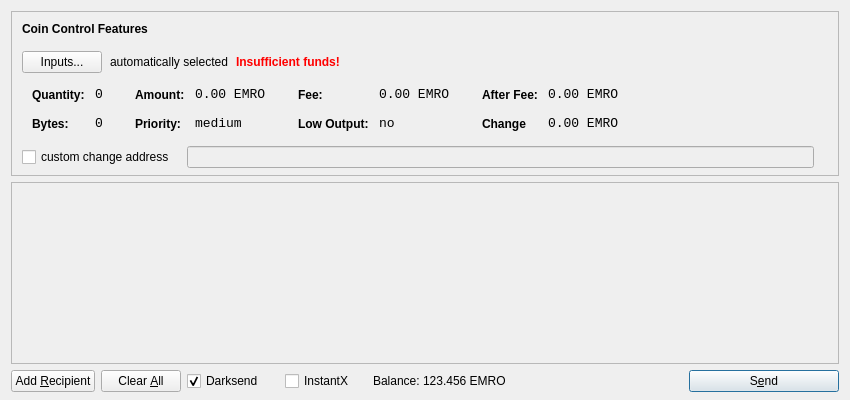
<?xml version="1.0" encoding="UTF-8"?>
<ui version="4.0">
 <class>SendCoinsDialog</class>
 <widget class="QDialog" name="SendCoinsDialog">
  <property name="geometry">
   <rect>
    <x>0</x>
    <y>0</y>
    <width>850</width>
    <height>400</height>
   </rect>
  </property>
  <property name="windowTitle">
   <string>Send Coins</string>
  </property>
  <layout class="QVBoxLayout" name="verticalLayout" stretch="0,1,0">
   <property name="bottomMargin">
    <number>8</number>
   </property>
   <item>
    <widget class="QFrame" name="frameCoinControl">
     <property name="sizePolicy">
      <sizepolicy hsizetype="Expanding" vsizetype="Expanding">
       <horstretch>0</horstretch>
       <verstretch>0</verstretch>
      </sizepolicy>
     </property>
     <property name="maximumSize">
      <size>
       <width>16777215</width>
       <height>16777215</height>
      </size>
     </property>
     <property name="frameShape">
      <enum>QFrame::StyledPanel</enum>
     </property>
     <property name="frameShadow">
      <enum>QFrame::Sunken</enum>
     </property>
     <layout class="QVBoxLayout" name="verticalLayoutCoinControl2">
      <property name="spacing">
       <number>-1</number>
      </property>
      <property name="leftMargin">
       <number>0</number>
      </property>
      <property name="topMargin">
       <number>0</number>
      </property>
      <property name="rightMargin">
       <number>0</number>
      </property>
      <property name="bottomMargin">
       <number>6</number>
      </property>
      <item>
       <layout class="QVBoxLayout" name="verticalLayoutCoinControl" stretch="0,0,0,0,1">
        <property name="spacing">
         <number>0</number>
        </property>
        <property name="leftMargin">
         <number>10</number>
        </property>
        <property name="topMargin">
         <number>10</number>
        </property>
        <item>
         <layout class="QHBoxLayout" name="horizontalLayoutCoinControl1">
          <property name="bottomMargin">
           <number>15</number>
          </property>
          <item>
           <widget class="QLabel" name="labelCoinControlFeatures">
            <property name="sizePolicy">
             <sizepolicy hsizetype="Preferred" vsizetype="Maximum">
              <horstretch>0</horstretch>
              <verstretch>0</verstretch>
             </sizepolicy>
            </property>
            <property name="font">
             <font>
              <weight>75</weight>
              <bold>true</bold>
             </font>
            </property>
            <property name="styleSheet">
             <string notr="true">font-weight:bold;</string>
            </property>
            <property name="text">
             <string>Coin Control Features</string>
            </property>
           </widget>
          </item>
         </layout>
        </item>
        <item>
         <layout class="QHBoxLayout" name="horizontalLayoutCoinControl2" stretch="0,0,0,0">
          <property name="spacing">
           <number>8</number>
          </property>
          <property name="bottomMargin">
           <number>10</number>
          </property>
          <item>
           <widget class="QPushButton" name="pushButtonCoinControl">
            <property name="styleSheet">
             <string notr="true"/>
            </property>
            <property name="text">
             <string>Inputs...</string>
            </property>
           </widget>
          </item>
          <item>
           <widget class="QLabel" name="labelCoinControlAutomaticallySelected">
            <property name="text">
             <string>automatically selected</string>
            </property>
            <property name="margin">
             <number>5</number>
            </property>
           </widget>
          </item>
          <item>
           <widget class="QLabel" name="labelCoinControlInsuffFunds">
            <property name="font">
             <font>
              <weight>75</weight>
              <bold>true</bold>
             </font>
            </property>
            <property name="styleSheet">
             <string notr="true">color:red;font-weight:bold;</string>
            </property>
            <property name="text">
             <string>Insufficient funds!</string>
            </property>
            <property name="margin">
             <number>5</number>
            </property>
           </widget>
          </item>
          <item>
           <spacer name="horizontalSpacerCoinControl">
            <property name="orientation">
             <enum>Qt::Horizontal</enum>
            </property>
            <property name="sizeHint" stdset="0">
             <size>
              <width>40</width>
              <height>1</height>
             </size>
            </property>
           </spacer>
          </item>
         </layout>
        </item>
        <item>
         <widget class="QWidget" name="widgetCoinControl" native="true">
          <property name="sizePolicy">
           <sizepolicy hsizetype="Preferred" vsizetype="Preferred">
            <horstretch>0</horstretch>
            <verstretch>0</verstretch>
           </sizepolicy>
          </property>
          <property name="minimumSize">
           <size>
            <width>0</width>
            <height>0</height>
           </size>
          </property>
          <property name="styleSheet">
           <string notr="true"/>
          </property>
          <layout class="QHBoxLayout" name="horizontalLayoutCoinControl5">
           <property name="margin">
            <number>0</number>
           </property>
           <item>
            <layout class="QHBoxLayout" name="horizontalLayoutCoinControl3" stretch="0,0,0,1">
             <property name="spacing">
              <number>20</number>
             </property>
             <property name="topMargin">
              <number>0</number>
             </property>
             <property name="bottomMargin">
              <number>10</number>
             </property>
             <item>
              <layout class="QFormLayout" name="formLayoutCoinControl1">
               <property name="horizontalSpacing">
                <number>10</number>
               </property>
               <property name="verticalSpacing">
                <number>14</number>
               </property>
               <property name="leftMargin">
                <number>10</number>
               </property>
               <property name="topMargin">
                <number>4</number>
               </property>
               <property name="rightMargin">
                <number>6</number>
               </property>
               <item row="0" column="0">
                <widget class="QLabel" name="labelCoinControlQuantityText">
                 <property name="styleSheet">
                  <string notr="true">font-weight:bold;</string>
                 </property>
                 <property name="text">
                  <string>Quantity:</string>
                 </property>
                 <property name="margin">
                  <number>0</number>
                 </property>
                </widget>
               </item>
               <item row="0" column="1">
                <widget class="QLabel" name="labelCoinControlQuantity">
                 <property name="font">
                  <font>
                   <family>Monospace</family>
                   <pointsize>10</pointsize>
                  </font>
                 </property>
                 <property name="cursor">
                  <cursorShape>IBeamCursor</cursorShape>
                 </property>
                 <property name="contextMenuPolicy">
                  <enum>Qt::ActionsContextMenu</enum>
                 </property>
                 <property name="text">
                  <string>0</string>
                 </property>
                 <property name="margin">
                  <number>0</number>
                 </property>
                 <property name="textInteractionFlags">
                  <set>Qt::LinksAccessibleByMouse|Qt::TextSelectableByKeyboard|Qt::TextSelectableByMouse</set>
                 </property>
                </widget>
               </item>
               <item row="1" column="0">
                <widget class="QLabel" name="labelCoinControlBytesText">
                 <property name="styleSheet">
                  <string notr="true">font-weight:bold;</string>
                 </property>
                 <property name="text">
                  <string>Bytes:</string>
                 </property>
                </widget>
               </item>
               <item row="1" column="1">
                <widget class="QLabel" name="labelCoinControlBytes">
                 <property name="font">
                  <font>
                   <family>Monospace</family>
                   <pointsize>10</pointsize>
                  </font>
                 </property>
                 <property name="cursor">
                  <cursorShape>IBeamCursor</cursorShape>
                 </property>
                 <property name="contextMenuPolicy">
                  <enum>Qt::ActionsContextMenu</enum>
                 </property>
                 <property name="text">
                  <string>0</string>
                 </property>
                 <property name="textInteractionFlags">
                  <set>Qt::LinksAccessibleByMouse|Qt::TextSelectableByKeyboard|Qt::TextSelectableByMouse</set>
                 </property>
                </widget>
               </item>
              </layout>
             </item>
             <item>
              <layout class="QFormLayout" name="formLayoutCoinControl2">
               <property name="horizontalSpacing">
                <number>10</number>
               </property>
               <property name="verticalSpacing">
                <number>14</number>
               </property>
               <property name="leftMargin">
                <number>6</number>
               </property>
               <property name="topMargin">
                <number>4</number>
               </property>
               <property name="rightMargin">
                <number>6</number>
               </property>
               <item row="0" column="0">
                <widget class="QLabel" name="labelCoinControlAmountText">
                 <property name="styleSheet">
                  <string notr="true">font-weight:bold;</string>
                 </property>
                 <property name="text">
                  <string>Amount:</string>
                 </property>
                 <property name="margin">
                  <number>0</number>
                 </property>
                </widget>
               </item>
               <item row="0" column="1">
                <widget class="QLabel" name="labelCoinControlAmount">
                 <property name="font">
                  <font>
                   <family>Monospace</family>
                   <pointsize>10</pointsize>
                  </font>
                 </property>
                 <property name="cursor">
                  <cursorShape>IBeamCursor</cursorShape>
                 </property>
                 <property name="contextMenuPolicy">
                  <enum>Qt::ActionsContextMenu</enum>
                 </property>
                 <property name="text">
                  <string>0.00 EMRO</string>
                 </property>
                 <property name="textInteractionFlags">
                  <set>Qt::LinksAccessibleByMouse|Qt::TextSelectableByKeyboard|Qt::TextSelectableByMouse</set>
                 </property>
                </widget>
               </item>
               <item row="1" column="0">
                <widget class="QLabel" name="labelCoinControlPriorityText">
                 <property name="styleSheet">
                  <string notr="true">font-weight:bold;</string>
                 </property>
                 <property name="text">
                  <string>Priority:</string>
                 </property>
                </widget>
               </item>
               <item row="1" column="1">
                <widget class="QLabel" name="labelCoinControlPriority">
                 <property name="font">
                  <font>
                   <family>Monospace</family>
                   <pointsize>10</pointsize>
                  </font>
                 </property>
                 <property name="cursor">
                  <cursorShape>IBeamCursor</cursorShape>
                 </property>
                 <property name="contextMenuPolicy">
                  <enum>Qt::ActionsContextMenu</enum>
                 </property>
                 <property name="text">
                  <string>medium</string>
                 </property>
                 <property name="textInteractionFlags">
                  <set>Qt::LinksAccessibleByMouse|Qt::TextSelectableByKeyboard|Qt::TextSelectableByMouse</set>
                 </property>
                </widget>
               </item>
              </layout>
             </item>
             <item>
              <layout class="QFormLayout" name="formLayoutCoinControl3">
               <property name="horizontalSpacing">
                <number>10</number>
               </property>
               <property name="verticalSpacing">
                <number>14</number>
               </property>
               <property name="leftMargin">
                <number>6</number>
               </property>
               <property name="topMargin">
                <number>4</number>
               </property>
               <property name="rightMargin">
                <number>6</number>
               </property>
               <item row="0" column="0">
                <widget class="QLabel" name="labelCoinControlFeeText">
                 <property name="styleSheet">
                  <string notr="true">font-weight:bold;</string>
                 </property>
                 <property name="text">
                  <string>Fee:</string>
                 </property>
                 <property name="margin">
                  <number>0</number>
                 </property>
                </widget>
               </item>
               <item row="0" column="1">
                <widget class="QLabel" name="labelCoinControlFee">
                 <property name="font">
                  <font>
                   <family>Monospace</family>
                   <pointsize>10</pointsize>
                  </font>
                 </property>
                 <property name="cursor">
                  <cursorShape>IBeamCursor</cursorShape>
                 </property>
                 <property name="contextMenuPolicy">
                  <enum>Qt::ActionsContextMenu</enum>
                 </property>
                 <property name="text">
                  <string>0.00 EMRO</string>
                 </property>
                 <property name="textInteractionFlags">
                  <set>Qt::LinksAccessibleByMouse|Qt::TextSelectableByKeyboard|Qt::TextSelectableByMouse</set>
                 </property>
                </widget>
               </item>
               <item row="1" column="0">
                <widget class="QLabel" name="labelCoinControlLowOutputText">
                 <property name="styleSheet">
                  <string notr="true">font-weight:bold;</string>
                 </property>
                 <property name="text">
                  <string>Low Output:</string>
                 </property>
                </widget>
               </item>
               <item row="1" column="1">
                <widget class="QLabel" name="labelCoinControlLowOutput">
                 <property name="font">
                  <font>
                   <family>Monospace</family>
                   <pointsize>10</pointsize>
                  </font>
                 </property>
                 <property name="cursor">
                  <cursorShape>IBeamCursor</cursorShape>
                 </property>
                 <property name="contextMenuPolicy">
                  <enum>Qt::ActionsContextMenu</enum>
                 </property>
                 <property name="text">
                  <string>no</string>
                 </property>
                 <property name="textInteractionFlags">
                  <set>Qt::LinksAccessibleByMouse|Qt::TextSelectableByKeyboard|Qt::TextSelectableByMouse</set>
                 </property>
                </widget>
               </item>
              </layout>
             </item>
             <item>
              <layout class="QFormLayout" name="formLayoutCoinControl4">
               <property name="horizontalSpacing">
                <number>10</number>
               </property>
               <property name="verticalSpacing">
                <number>14</number>
               </property>
               <property name="leftMargin">
                <number>6</number>
               </property>
               <property name="topMargin">
                <number>4</number>
               </property>
               <property name="rightMargin">
                <number>6</number>
               </property>
               <item row="0" column="0">
                <widget class="QLabel" name="labelCoinControlAfterFeeText">
                 <property name="styleSheet">
                  <string notr="true">font-weight:bold;</string>
                 </property>
                 <property name="text">
                  <string>After Fee:</string>
                 </property>
                 <property name="margin">
                  <number>0</number>
                 </property>
                </widget>
               </item>
               <item row="0" column="1">
                <widget class="QLabel" name="labelCoinControlAfterFee">
                 <property name="font">
                  <font>
                   <family>Monospace</family>
                   <pointsize>10</pointsize>
                  </font>
                 </property>
                 <property name="cursor">
                  <cursorShape>IBeamCursor</cursorShape>
                 </property>
                 <property name="contextMenuPolicy">
                  <enum>Qt::ActionsContextMenu</enum>
                 </property>
                 <property name="text">
                  <string>0.00 EMRO</string>
                 </property>
                 <property name="textInteractionFlags">
                  <set>Qt::LinksAccessibleByMouse|Qt::TextSelectableByKeyboard|Qt::TextSelectableByMouse</set>
                 </property>
                </widget>
               </item>
               <item row="1" column="0">
                <widget class="QLabel" name="labelCoinControlChangeText">
                 <property name="styleSheet">
                  <string notr="true">font-weight:bold;</string>
                 </property>
                 <property name="text">
                  <string>Change</string>
                 </property>
                </widget>
               </item>
               <item row="1" column="1">
                <widget class="QLabel" name="labelCoinControlChange">
                 <property name="font">
                  <font>
                   <family>Monospace</family>
                   <pointsize>10</pointsize>
                  </font>
                 </property>
                 <property name="cursor">
                  <cursorShape>IBeamCursor</cursorShape>
                 </property>
                 <property name="contextMenuPolicy">
                  <enum>Qt::ActionsContextMenu</enum>
                 </property>
                 <property name="text">
                  <string>0.00 EMRO</string>
                 </property>
                 <property name="textInteractionFlags">
                  <set>Qt::LinksAccessibleByMouse|Qt::TextSelectableByKeyboard|Qt::TextSelectableByMouse</set>
                 </property>
                </widget>
               </item>
              </layout>
             </item>
            </layout>
           </item>
          </layout>
         </widget>
        </item>
        <item>
         <layout class="QHBoxLayout" name="horizontalLayoutCoinControl4" stretch="0,0,0">
          <property name="spacing">
           <number>12</number>
          </property>
          <property name="sizeConstraint">
           <enum>QLayout::SetDefaultConstraint</enum>
          </property>
          <property name="topMargin">
           <number>5</number>
          </property>
          <property name="rightMargin">
           <number>5</number>
          </property>
          <item>
           <widget class="QCheckBox" name="checkBoxCoinControlChange">
            <property name="text">
             <string>custom change address</string>
            </property>
           </widget>
          </item>
          <item>
           <widget class="QLineEdit" name="lineEditCoinControlChange">
            <property name="enabled">
             <bool>false</bool>
            </property>
            <property name="sizePolicy">
             <sizepolicy hsizetype="Expanding" vsizetype="Fixed">
              <horstretch>0</horstretch>
              <verstretch>0</verstretch>
             </sizepolicy>
            </property>
           </widget>
          </item>
          <item>
           <widget class="QLabel" name="labelCoinControlChangeLabel">
            <property name="sizePolicy">
             <sizepolicy hsizetype="Preferred" vsizetype="Expanding">
              <horstretch>0</horstretch>
              <verstretch>0</verstretch>
             </sizepolicy>
            </property>
            <property name="minimumSize">
             <size>
              <width>0</width>
              <height>0</height>
             </size>
            </property>
            <property name="text">
             <string/>
            </property>
            <property name="margin">
             <number>3</number>
            </property>
           </widget>
          </item>
         </layout>
        </item>
        <item>
         <spacer name="verticalSpacerCoinControl">
          <property name="orientation">
           <enum>Qt::Vertical</enum>
          </property>
          <property name="sizeHint" stdset="0">
           <size>
            <width>800</width>
            <height>1</height>
           </size>
          </property>
         </spacer>
        </item>
       </layout>
      </item>
     </layout>
    </widget>
   </item>
   <item>
    <widget class="QScrollArea" name="scrollArea">
     <property name="widgetResizable">
      <bool>true</bool>
     </property>
     <widget class="QWidget" name="scrollAreaWidgetContents">
      <property name="geometry">
       <rect>
        <x>0</x>
        <y>0</y>
        <width>830</width>
        <height>165</height>
       </rect>
      </property>
      <layout class="QVBoxLayout" name="verticalLayout_2">
       <property name="margin">
        <number>0</number>
       </property>
       <item>
        <layout class="QVBoxLayout" name="entries">
         <property name="spacing">
          <number>6</number>
         </property>
        </layout>
       </item>
       <item>
        <spacer name="verticalSpacer">
         <property name="orientation">
          <enum>Qt::Vertical</enum>
         </property>
         <property name="sizeHint" stdset="0">
          <size>
           <width>20</width>
           <height>40</height>
          </size>
         </property>
        </spacer>
       </item>
      </layout>
     </widget>
    </widget>
   </item>
   <item>
    <layout class="QHBoxLayout" name="horizontalLayout">
     <item>
      <widget class="QPushButton" name="addButton">
       <property name="toolTip">
        <string>Send to multiple recipients at once</string>
       </property>
       <property name="text">
        <string>Add &amp;Recipient</string>
       </property>
       <property name="autoDefault">
        <bool>false</bool>
       </property>
      </widget>
     </item>
     <item>
      <widget class="QPushButton" name="clearButton">
       <property name="sizePolicy">
        <sizepolicy hsizetype="Minimum" vsizetype="Fixed">
         <horstretch>0</horstretch>
         <verstretch>0</verstretch>
        </sizepolicy>
       </property>
       <property name="toolTip">
        <string>Remove all transaction fields</string>
       </property>
       <property name="text">
        <string>Clear &amp;All</string>
       </property>
       <property name="autoRepeatDelay">
        <number>300</number>
       </property>
       <property name="autoDefault">
        <bool>false</bool>
       </property>
      </widget>
     </item>
     <item>
      <layout class="QHBoxLayout" name="horizontalLayout_2">
       <property name="spacing">
        <number>3</number>
       </property>
        <item>
        <widget class="QCheckBox" name="checkUseDarksend">
         <property name="minimumSize">
          <size>
           <width>95</width>
           <height>0</height>
          </size>
         </property>
         <property name="text">
          <string>Darksend</string>
         </property>
         <property name="checked">
          <bool>true</bool>
         </property>
        </widget>
       </item>
       <item>
        <widget class="QCheckBox" name="checkInstantX">
         <property name="enabled">
          <bool>true</bool>
         </property>
         <property name="minimumSize">
          <size>
           <width>85</width>
           <height>0</height>
          </size>
         </property>
         <property name="text">
          <string>InstantX</string>
         </property>
        </widget>
       </item>
       <item>
        <widget class="QLabel" name="label">
         <property name="sizePolicy">
          <sizepolicy hsizetype="Preferred" vsizetype="Fixed">
           <horstretch>0</horstretch>
           <verstretch>0</verstretch>
          </sizepolicy>
         </property>
         <property name="text">
          <string>Balance:</string>
         </property>
        </widget>
       </item>
       <item>
        <widget class="QLabel" name="labelBalance">
         <property name="sizePolicy">
          <sizepolicy hsizetype="Preferred" vsizetype="Fixed">
           <horstretch>0</horstretch>
           <verstretch>0</verstretch>
          </sizepolicy>
         </property>
         <property name="cursor">
          <cursorShape>IBeamCursor</cursorShape>
         </property>
         <property name="text">
          <string>123.456 EMRO</string>
         </property>
         <property name="textInteractionFlags">
          <set>Qt::LinksAccessibleByMouse|Qt::TextSelectableByKeyboard|Qt::TextSelectableByMouse</set>
         </property>
        </widget>
       </item>
      </layout>
     </item>
     <item>
      <spacer name="horizontalSpacer">
       <property name="orientation">
        <enum>Qt::Horizontal</enum>
       </property>
       <property name="sizeHint" stdset="0">
        <size>
         <width>40</width>
         <height>20</height>
        </size>
       </property>
      </spacer>
     </item>
     <item>
      <widget class="QPushButton" name="sendButton">
       <property name="minimumSize">
        <size>
         <width>150</width>
         <height>0</height>
        </size>
       </property>
       <property name="toolTip">
        <string>Confirm the send action</string>
       </property>
       <property name="text">
        <string>S&amp;end</string>
       </property>
       <property name="icon">
        <iconset resource="../bitcoin.qrc">
         <normaloff>:/icons/send</normaloff>:/icons/send</iconset>
       </property>
       <property name="default">
        <bool>true</bool>
       </property>
      </widget>
     </item>
    </layout>
   </item>
  </layout>
 </widget>
 <resources>
  <include location="../bitcoin.qrc"/>
 </resources>
 <connections/>
</ui>
